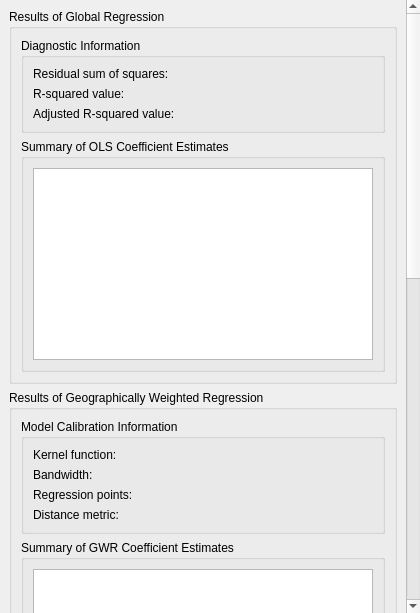
<?xml version="1.0" encoding="UTF-8"?>
<ui version="4.0">
 <class>GwmPropertyGWRTab</class>
 <widget class="QWidget" name="GwmPropertyGWRTab">
  <property name="geometry">
   <rect>
    <x>0</x>
    <y>0</y>
    <width>420</width>
    <height>613</height>
   </rect>
  </property>
  <property name="windowTitle">
   <string>Form</string>
  </property>
  <layout class="QGridLayout" name="gridLayout">
   <property name="leftMargin">
    <number>0</number>
   </property>
   <property name="topMargin">
    <number>0</number>
   </property>
   <property name="rightMargin">
    <number>0</number>
   </property>
   <property name="bottomMargin">
    <number>0</number>
   </property>
   <item row="0" column="0">
    <widget class="QScrollArea" name="scrollArea">
     <property name="frameShape">
      <enum>QFrame::NoFrame</enum>
     </property>
     <property name="frameShadow">
      <enum>QFrame::Plain</enum>
     </property>
     <property name="lineWidth">
      <number>0</number>
     </property>
     <property name="widgetResizable">
      <bool>true</bool>
     </property>
     <property name="alignment">
      <set>Qt::AlignLeading|Qt::AlignLeft|Qt::AlignTop</set>
     </property>
     <widget class="QWidget" name="scrollAreaWidgetContents">
      <property name="geometry">
       <rect>
        <x>0</x>
        <y>0</y>
        <width>414</width>
        <height>1407</height>
       </rect>
      </property>
      <layout class="QVBoxLayout" name="verticalLayout">
       <item>
        <widget class="QGroupBox" name="groupBox_3">
         <property name="sizePolicy">
          <sizepolicy hsizetype="Preferred" vsizetype="Fixed">
           <horstretch>0</horstretch>
           <verstretch>0</verstretch>
          </sizepolicy>
         </property>
         <property name="title">
          <string>Results of Global Regression </string>
         </property>
         <layout class="QVBoxLayout" name="verticalLayout_6">
          <item>
           <widget class="QGroupBox" name="groupBox_5">
            <property name="title">
             <string>Diagnostic Information</string>
            </property>
            <layout class="QFormLayout" name="formLayout_3">
             <item row="0" column="0">
              <widget class="QLabel" name="label_12">
               <property name="text">
                <string>Residual sum of squares:</string>
               </property>
              </widget>
             </item>
             <item row="0" column="1">
              <widget class="QLabel" name="lblOLSrse">
               <property name="text">
                <string/>
               </property>
              </widget>
             </item>
             <item row="1" column="0">
              <widget class="QLabel" name="label_14">
               <property name="text">
                <string>R-squared value:</string>
               </property>
              </widget>
             </item>
             <item row="1" column="1">
              <widget class="QLabel" name="lblR2">
               <property name="text">
                <string/>
               </property>
              </widget>
             </item>
             <item row="2" column="0">
              <widget class="QLabel" name="label_16">
               <property name="text">
                <string>Adjusted R-squared value:</string>
               </property>
              </widget>
             </item>
             <item row="2" column="1">
              <widget class="QLabel" name="lbladjR2">
               <property name="text">
                <string/>
               </property>
              </widget>
             </item>
            </layout>
           </widget>
          </item>
          <item>
           <widget class="QGroupBox" name="groupBox_6">
            <property name="title">
             <string>Summary of OLS Coefficient Estimates</string>
            </property>
            <layout class="QVBoxLayout" name="verticalLayout_7">
             <item>
              <widget class="QTableWidget" name="tbwOLSCoe"/>
             </item>
            </layout>
           </widget>
          </item>
         </layout>
        </widget>
       </item>
       <item>
        <widget class="QGroupBox" name="groupBox_4">
         <property name="sizePolicy">
          <sizepolicy hsizetype="Preferred" vsizetype="Fixed">
           <horstretch>0</horstretch>
           <verstretch>0</verstretch>
          </sizepolicy>
         </property>
         <property name="title">
          <string>Results of Geographically Weighted Regression </string>
         </property>
         <layout class="QVBoxLayout" name="verticalLayout_5">
          <item>
           <widget class="QGroupBox" name="groupBox">
            <property name="sizePolicy">
             <sizepolicy hsizetype="Preferred" vsizetype="Fixed">
              <horstretch>0</horstretch>
              <verstretch>0</verstretch>
             </sizepolicy>
            </property>
            <property name="title">
             <string>Model Calibration Information</string>
            </property>
            <layout class="QFormLayout" name="formLayout">
             <item row="0" column="0">
              <widget class="QLabel" name="label">
               <property name="text">
                <string>Kernel function:</string>
               </property>
              </widget>
             </item>
             <item row="0" column="1">
              <widget class="QLabel" name="lblKernelFunction">
               <property name="text">
                <string/>
               </property>
              </widget>
             </item>
             <item row="1" column="0">
              <widget class="QLabel" name="lblBandwidthType">
               <property name="text">
                <string>Bandwidth:</string>
               </property>
              </widget>
             </item>
             <item row="1" column="1">
              <widget class="QLabel" name="lblBandwidthSize">
               <property name="text">
                <string/>
               </property>
              </widget>
             </item>
             <item row="2" column="0">
              <widget class="QLabel" name="label_5">
               <property name="text">
                <string>Regression points:</string>
               </property>
              </widget>
             </item>
             <item row="2" column="1">
              <widget class="QLabel" name="lblRegressionPoints">
               <property name="text">
                <string/>
               </property>
              </widget>
             </item>
             <item row="3" column="0">
              <widget class="QLabel" name="label_7">
               <property name="text">
                <string>Distance metric:</string>
               </property>
              </widget>
             </item>
             <item row="3" column="1">
              <widget class="QLabel" name="lblDistanceMetric">
               <property name="text">
                <string/>
               </property>
              </widget>
             </item>
            </layout>
           </widget>
          </item>
          <item>
           <widget class="QGroupBox" name="groupBox_2">
            <property name="sizePolicy">
             <sizepolicy hsizetype="Preferred" vsizetype="Preferred">
              <horstretch>0</horstretch>
              <verstretch>0</verstretch>
             </sizepolicy>
            </property>
            <property name="title">
             <string>Summary of GWR Coefficient Estimates</string>
            </property>
            <layout class="QGridLayout" name="gridLayout_2">
             <property name="leftMargin">
              <number>9</number>
             </property>
             <property name="topMargin">
              <number>9</number>
             </property>
             <property name="rightMargin">
              <number>9</number>
             </property>
             <property name="bottomMargin">
              <number>9</number>
             </property>
             <item row="0" column="0">
              <widget class="QTableWidget" name="tbwCoefficient">
               <property name="minimumSize">
                <size>
                 <width>0</width>
                 <height>128</height>
                </size>
               </property>
               <property name="font">
                <font>
                 <weight>50</weight>
                 <bold>false</bold>
                </font>
               </property>
              </widget>
             </item>
            </layout>
           </widget>
          </item>
          <item>
           <widget class="QGroupBox" name="grpDiagnostic">
            <property name="sizePolicy">
             <sizepolicy hsizetype="Preferred" vsizetype="Fixed">
              <horstretch>0</horstretch>
              <verstretch>0</verstretch>
             </sizepolicy>
            </property>
            <property name="title">
             <string>Diagnostic Information</string>
            </property>
            <layout class="QFormLayout" name="formLayout_2">
             <item row="0" column="0">
              <widget class="QLabel" name="label_2">
               <property name="text">
                <string>Number of data points:</string>
               </property>
              </widget>
             </item>
             <item row="1" column="0">
              <widget class="QLabel" name="label_3">
               <property name="text">
                <string>Effective number of parameters:</string>
               </property>
              </widget>
             </item>
             <item row="2" column="0">
              <widget class="QLabel" name="label_4">
               <property name="text">
                <string>Effective degrees of freedom:</string>
               </property>
              </widget>
             </item>
             <item row="3" column="0">
              <widget class="QLabel" name="label_6">
               <property name="text">
                <string>AIC:</string>
               </property>
              </widget>
             </item>
             <item row="4" column="0">
              <widget class="QLabel" name="label_8">
               <property name="text">
                <string>AICc:</string>
               </property>
              </widget>
             </item>
             <item row="5" column="0">
              <widget class="QLabel" name="label_9">
               <property name="text">
                <string>Residual sum of squares:</string>
               </property>
              </widget>
             </item>
             <item row="6" column="0">
              <widget class="QLabel" name="label_10">
               <property name="text">
                <string>R-square value:</string>
               </property>
              </widget>
             </item>
             <item row="7" column="0">
              <widget class="QLabel" name="label_11">
               <property name="text">
                <string>Adjusted R-square value:</string>
               </property>
              </widget>
             </item>
             <item row="0" column="1">
              <widget class="QLabel" name="lblNumberDataPoints">
               <property name="text">
                <string/>
               </property>
              </widget>
             </item>
             <item row="1" column="1">
              <widget class="QLabel" name="lblENP">
               <property name="text">
                <string/>
               </property>
              </widget>
             </item>
             <item row="2" column="1">
              <widget class="QLabel" name="lblEDF">
               <property name="text">
                <string/>
               </property>
              </widget>
             </item>
             <item row="3" column="1">
              <widget class="QLabel" name="lblAIC">
               <property name="text">
                <string/>
               </property>
              </widget>
             </item>
             <item row="4" column="1">
              <widget class="QLabel" name="lblAICc">
               <property name="text">
                <string/>
               </property>
              </widget>
             </item>
             <item row="5" column="1">
              <widget class="QLabel" name="lblRSS">
               <property name="text">
                <string/>
               </property>
              </widget>
             </item>
             <item row="6" column="1">
              <widget class="QLabel" name="lblRSquare">
               <property name="text">
                <string/>
               </property>
              </widget>
             </item>
             <item row="7" column="1">
              <widget class="QLabel" name="lblRSquareAdjusted">
               <property name="text">
                <string/>
               </property>
              </widget>
             </item>
            </layout>
           </widget>
          </item>
          <item>
           <widget class="QGroupBox" name="grpFTest">
            <property name="title">
             <string>F-test Results of GWR Calibration</string>
            </property>
            <layout class="QVBoxLayout" name="verticalLayout_4">
             <item>
              <widget class="QTreeView" name="trvFTest">
               <property name="sizePolicy">
                <sizepolicy hsizetype="Expanding" vsizetype="Fixed">
                 <horstretch>0</horstretch>
                 <verstretch>0</verstretch>
                </sizepolicy>
               </property>
              </widget>
             </item>
            </layout>
           </widget>
          </item>
          <item>
           <widget class="QGroupBox" name="grpModelSelView">
            <property name="title">
             <string>Model Selection View</string>
            </property>
            <layout class="QVBoxLayout" name="verticalLayout_2"/>
           </widget>
          </item>
          <item>
           <widget class="QGroupBox" name="grpBwSelView">
            <property name="title">
             <string>Bandwidth Selection View</string>
            </property>
            <layout class="QVBoxLayout" name="verticalLayout_3"/>
           </widget>
          </item>
         </layout>
        </widget>
       </item>
       <item alignment="Qt::AlignLeft">
        <widget class="QPushButton" name="btnSaveRes">
         <property name="sizePolicy">
          <sizepolicy hsizetype="Fixed" vsizetype="Fixed">
           <horstretch>0</horstretch>
           <verstretch>0</verstretch>
          </sizepolicy>
         </property>
         <property name="text">
          <string>Save</string>
         </property>
        </widget>
       </item>
      </layout>
     </widget>
    </widget>
   </item>
  </layout>
 </widget>
 <resources/>
 <connections/>
</ui>
